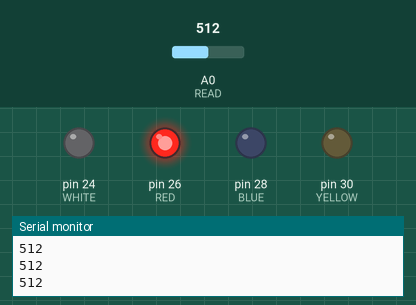
Simulated run of this sketch. Board: Arduino Mega 2560, built with avr-gcc and run on an emulated ATmega2560. Shown: output pins drawn as LEDs (lit = HIGH), the last lines printed to the serial monitor. The test bench sets the inputs (shaded band); at power-on: A0 (READ) = 512.

Above: at 1.2 s.
1.3 s: A0 (READ) set to 609
2.8 s: A0 (READ) set to 641
At 3.2 s:
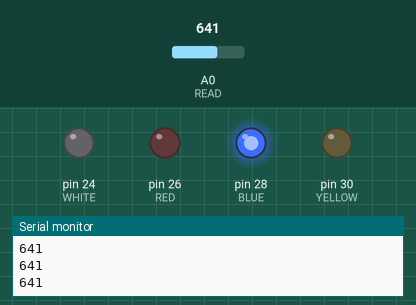
4.3 s: A0 (READ) set to 511
At 4.7 s:
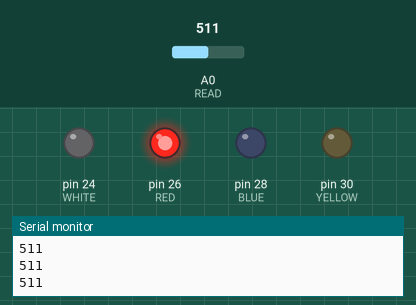
5.8 s: A0 (READ) set to 716
At 6.2 s:
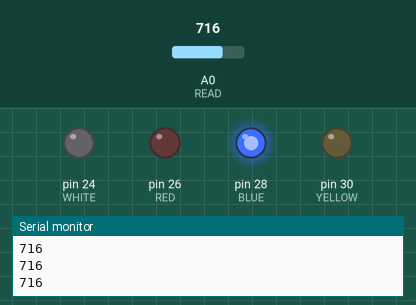
Timing chart, 0 to 8.3 s (numbered marks = the images above; inputs shaded):
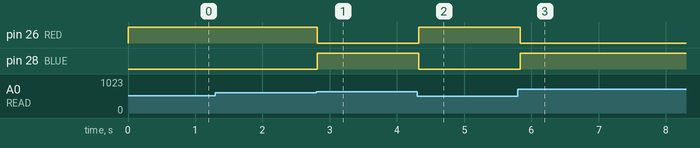

The sketch:

ProofOfConcept.ino
```cpp
#define WHITE 24
#define RED 26
#define BLUE 28
#define YELLOW 30
#define READ A0
#define THRESHOLD 50

void setup() {
  // put your setup code here, to run once:
  pinMode(WHITE, OUTPUT);
  pinMode(RED, OUTPUT);
  pinMode(BLUE, OUTPUT);
  pinMode(YELLOW, OUTPUT);
  pinMode(READ, INPUT);
  Serial.begin(19200);
}

void resetLEDs(){
  digitalWrite(WHITE, LOW);
  digitalWrite(RED, LOW);
  digitalWrite(BLUE, LOW);
  digitalWrite(YELLOW, LOW);
}

bool isWithin(int value, int threshold, int target){
  return (value > (target - threshold)) && (value < (target + threshold));
}

void loop() {
  // put your main code here, to run repeatedly:
  Serial.println(analogRead(READ));
  resetLEDs();
  if (isWithin(analogRead(READ), THRESHOLD, 210)){
    digitalWrite(YELLOW, HIGH);
  }
  else if (isWithin(analogRead(READ), THRESHOLD, 673)){
    digitalWrite(BLUE, HIGH);
  }
  else if (isWithin(analogRead(READ), THRESHOLD, 808)){
    digitalWrite(WHITE, HIGH);
  }
  else {
    digitalWrite(RED, HIGH);
  }
  delay(100);
}
```

Measured:
- the behaviour switches between 623 and 624 on A0 (READ) (found by bisection; images 0 and 1)
- after the input at 2.8 s, pin 26 (RED): HIGH → LOW at once; pin 28 (BLUE): LOW → HIGH at once
- after the input at 4.3 s, pin 26 (RED): LOW → HIGH at once; pin 28 (BLUE): HIGH → LOW at once
- after the input at 5.8 s, pin 26 (RED): HIGH → LOW at once; pin 28 (BLUE): LOW → HIGH at once
